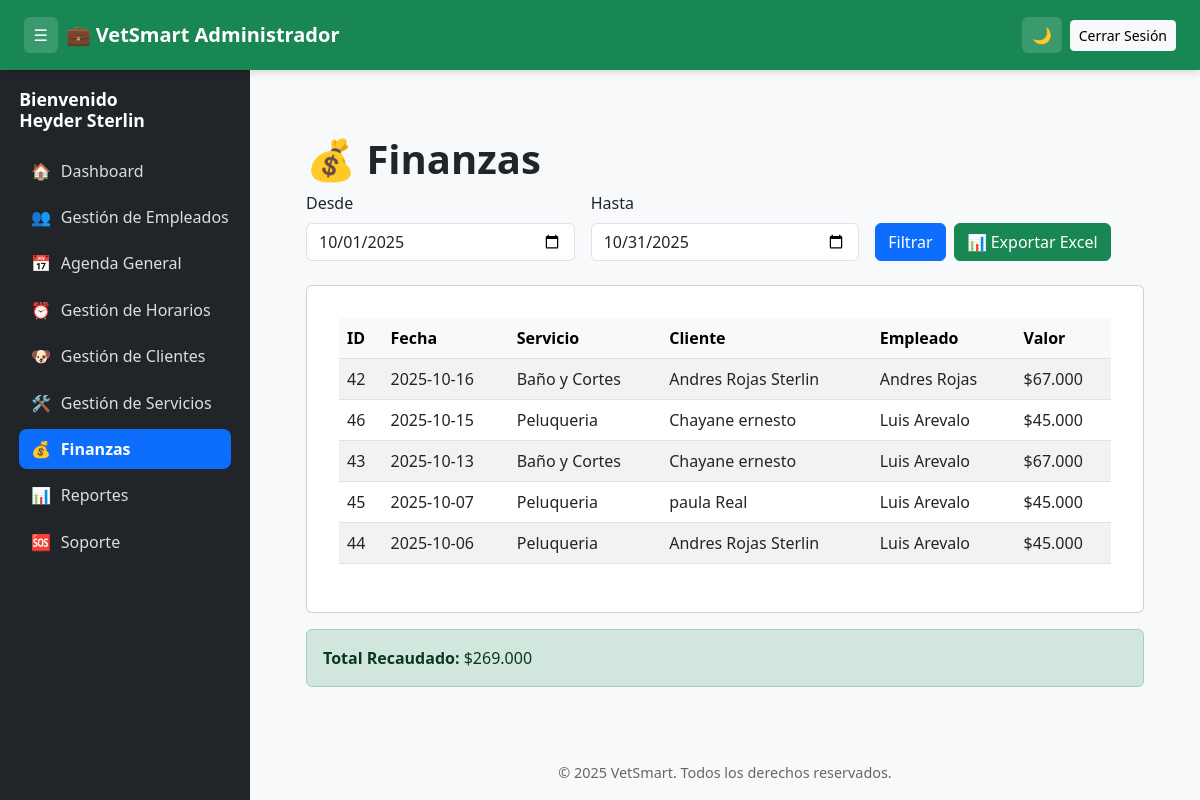
/vetsmart/admin/finanzas (signed in), run on an earlier commit of the app's database.
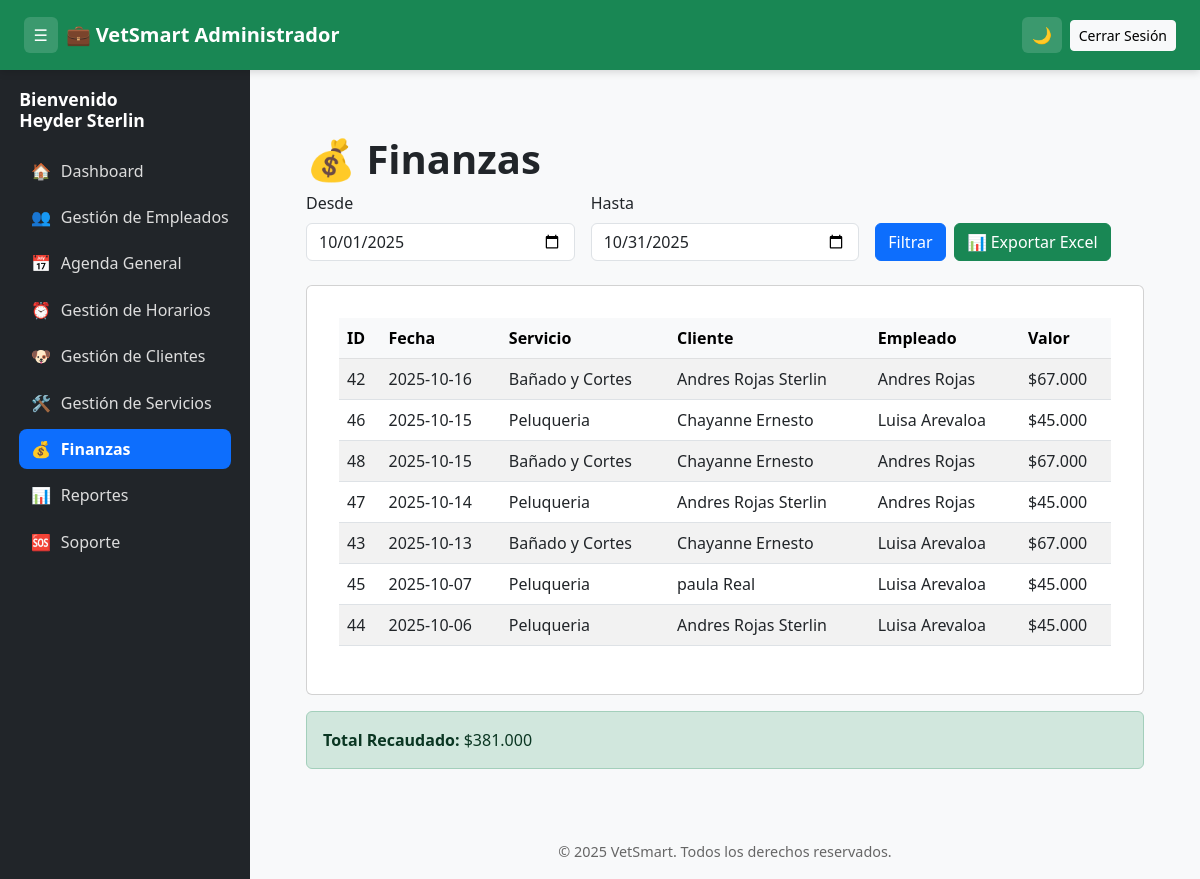
And on a later commit of the database.
### tables this page shows
CREATE TABLE `citas` (
  `id` int(11) NOT NULL,
  `cliente_id` int(11) NOT NULL,
  `mascota_id` int(11) NOT NULL,
  `empleado_id` int(11) DEFAULT NULL,
  `servicio_id` int(11) NOT NULL,
  `fecha` datetime NOT NULL,
  `duracion_min` int(11) NOT NULL DEFAULT 30,
  `estado` enum('pendiente','confirmada','cancelada','completada','no_show') DEFAULT 'pendiente',
  `notas` text DEFAULT NULL,
  `creado_por` int(11) DEFAULT NULL,
  `creado_en` timestamp NOT NULL DEFAULT current_timestamp()
);

CREATE TABLE `servicios` (
  `id` int(11) NOT NULL,
  `nombre` varchar(120) NOT NULL,
  `descripcion` text DEFAULT NULL,
  `precio` decimal(10,2) NOT NULL DEFAULT 0.00,
  `duracion_min` int(11) NOT NULL DEFAULT 30,
  `activo` tinyint(1) DEFAULT 1,
  `creado_en` timestamp NOT NULL DEFAULT current_timestamp()
);

### app/controllers/AdminController.php (called while the page is built, shortened)
<?php
class AdminController extends Controller
{
    private $pdo;
    public function __construct($pdo)
    {
        $this->pdo = $pdo;
    }
public function finanzasIndex()
{
    $desde = $_GET['desde'] ?? date('Y-m-01');
    $hasta = $_GET['hasta'] ?? date('Y-m-t');
    $sql = "
        SELECT
            ci.id,
            DATE(ci.fecha) AS fecha,
            ci.estado,
            s.nombre AS servicio,
            s.precio AS valor,
            CONCAT(u_cli.nombre,' ',u_cli.apellido) AS cliente,
            CONCAT(u_emp.nombre,' ',u_emp.apellido) AS empleado
        FROM citas ci
        LEFT JOIN servicios s ON ci.servicio_id = s.id
        LEFT JOIN usuarios u_cli ON ci.cliente_id = u_cli.id
        LEFT JOIN usuarios u_emp ON ci.empleado_id = u_emp.id
        WHERE DATE(ci.fecha) BETWEEN :desde AND :hasta
          AND ci.estado IN ('completado','confirmada','finalizada')  -- 🔹 aquí ajusta según los estados reales que uses
        ORDER BY ci.fecha DESC
    ";
    $stmt = $this->pdo->prepare($sql);
    $stmt->execute([':desde'=>$desde, ':hasta'=>$hasta]);
    $finanzas = $stmt->fetchAll(PDO::FETCH_ASSOC);
    $total = array_sum(array_column($finanzas, 'valor'));
    $this->view("admin/finanzas/index", [
        'finanzas' => $finanzas,
        'total'    => $total,
        'desde'    => $desde,
        'hasta'    => $hasta
    ], "main_admin");
}
}

### app/views/admin/finanzas/index.php (the view)
<div class="container-fluid py-3">
  <h1 class="fw-bold">💰 Finanzas</h1>
  <form class="row g-3 mb-4" method="get" action="">
    <div class="col-md-4">
      <label class="form-label">Desde</label>
      <input type="date" class="form-control" name="desde" value="<?= htmlspecialchars($desde) ?>">
    </div>
    <div class="col-md-4">
      <label class="form-label">Hasta</label>
      <input type="date" class="form-control" name="hasta" value="<?= htmlspecialchars($hasta) ?>">
    </div>
    <div class="col-md-4 d-flex align-items-end">
      <button type="submit" class="btn btn-primary me-2">Filtrar</button>
      <a href="/vetsmart/admin/exportarFinanzasExcel?desde=<?= urlencode($desde) ?>&hasta=<?= urlencode($hasta) ?>" class="btn btn-success">📊 Exportar Excel</a>
    </div>
  </form>
  <div class="card p-3">
    <div class="card-body">
      <table class="table table-striped table-hover align-middle">
        <thead class="table-light">
          <tr>
            <th>ID</th>
            <th>Fecha</th>
            <th>Servicio</th>
            <th>Cliente</th>
            <th>Empleado</th>
            <th>Valor</th>
          </tr>
        </thead>
        <tbody>
          <?php if (empty($finanzas)): ?>
            <tr><td colspan="6" class="text-center">⚠️ No hay registros en este rango</td></tr>
          <?php else: ?>
            <?php foreach ($finanzas as $f): ?>
              <tr>
                <td><?= $f['id'] ?></td>
                <td><?= $f['fecha'] ?></td>
                <td><?= $f['servicio'] ?></td>
                <td><?= $f['cliente'] ?></td>
                <td><?= $f['empleado'] ?></td>
                <td>$<?= number_format($f['valor'], 0, ',', '.') ?></td>
              </tr>
            <?php endforeach; ?>
          <?php endif; ?>
        </tbody>
      </table>
    </div>
  </div>
  <div class="alert alert-success mt-3">
    <strong>Total Recaudado:</strong> $<?= number_format($total, 0, ',', '.') ?>
  </div>
</div>

What changed in the data, as far as the page shows it:
changed through a linked row, citas id 42: servicio.nombre "Baño y Cortes" → "Bañado y Cortes"
computed for citas id 46: cliente "Chayane ernesto" → "Chayanne Ernesto"; empleado "Luis Arevalo" → "Luisa Arevaloa"
added citas: id "48", fecha "2025-10-15", servicio.nombre "Bañado y Cortes", cliente "Chayanne Ernesto", empleado "Andres Rojas", servicio.precio "67.000"
added citas: id "47", fecha "2025-10-14", servicio.nombre "Peluqueria", cliente "Andres Rojas Sterlin", empleado "Andres Rojas", servicio.precio "45.000"
changed through a linked row, citas id 43: servicio.nombre "Baño y Cortes" → "Bañado y Cortes"; cliente "Chayane ernesto" → "Chayanne Ernesto"; empleado "Luis Arevalo" → "Luisa Arevaloa"
computed for citas id 45: empleado "Luis Arevalo" → "Luisa Arevaloa"
computed for citas id 44: empleado "Luis Arevalo" → "Luisa Arevaloa"
Also different on the page:
$total: "269.000" → "381.000"
